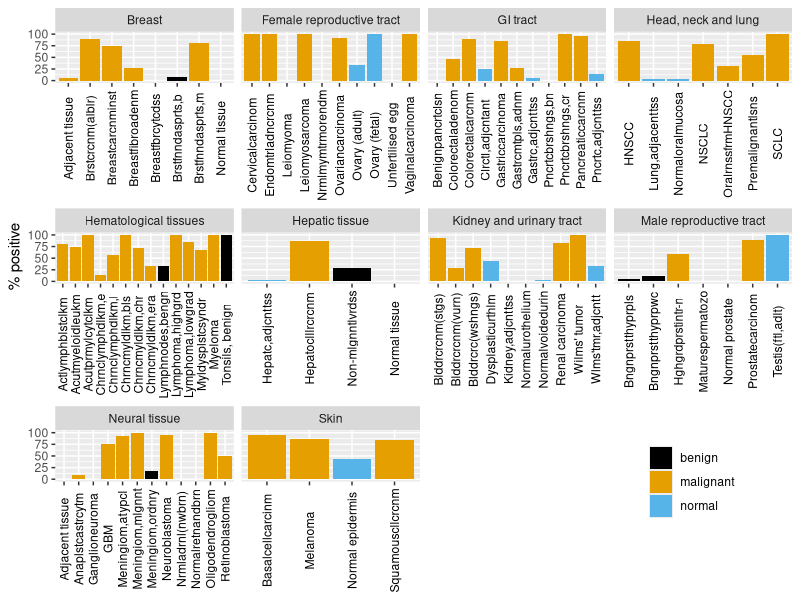
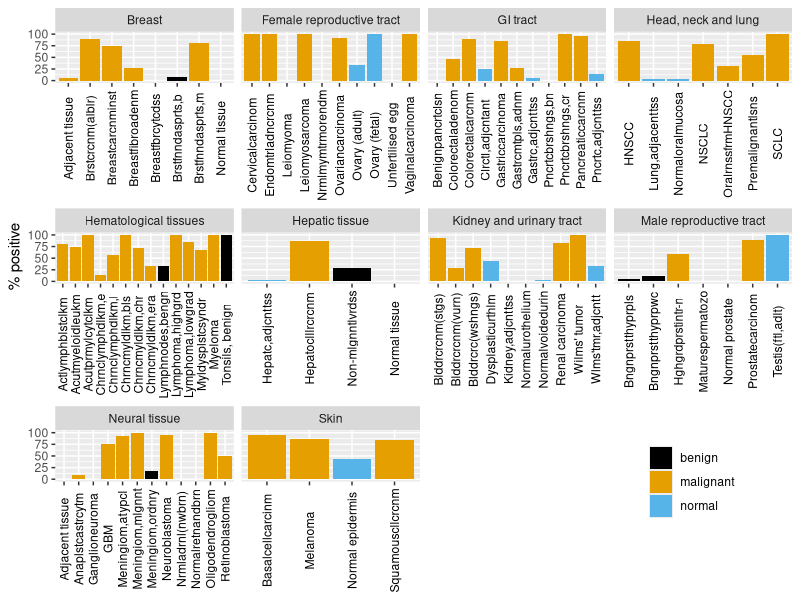

Reproduce these figures in R, in order.
shay<-list(data.frame(Tissue=rep("Head, neck and lung",7),
                      Pathology=c("Normal oral mucosa",
                                  "Oral rinses from HNSCC",
                                  "Premalignant lesions",
                                  "HNSCC",
                                  "NSCLC",
                                  "SCLC",
                                  "Lung, adjacent tissue"),
                      pos=c(1,14,25,112,98,15,3),
                      tested=c(39,44,46,130,125,15,68)),
           data.frame(Tissue=rep("GI tract",11),
                      Pathology=c("Gastric metaplasia, adenoma",
                                  "Gastric carcinoma",
                                  "Gastric, adjacent tissue",
                                  "Colorectal adenoma",
                                  "Colorectal carcinoma",
                                  "Colorectal, adjacent and normal tissue",
                                  "Benign pancreatic lesion",
                                  "Pancreatic carcinoma",
                                  "Pancreatic, adjacent tissue",
                                  "Pancreatic brushings, bening",
                                  "Pancreatic brushings, carcinoma"),
                      pos=c(4,72,4,20,123,58,0,41,5,0,8),
                      tested=c(15,85,86,44,138,231,11,43,36,4,8)),
           data.frame(Tissue=rep("Hepatic tissue",4),
                      Pathology=c("Normal tissue",
                                  "Non-malignant liver disease",
                                  "Hepatocellular carcinoma",
                                  "Hepatic, adjacent tissue"),
                      pos=c(0,43,149,1),
                      tested=c(15,148,173,50)),
           data.frame(Tissue=rep("Breast",8),
                      Pathology=c("Normal tissue",
                                  "Breast fibrocytic disease",
                                  "Breast fibroadenoma",
                                  "Breast carcinoma in situ",
                                  "Breast carcinoma (ductal and lobular)",
                                  "Adjacent tissue",
                                  "Breast fine needle aspirates, benign",
                                  "Breast fine needle aspirates, malignant"),
                      pos=c(0,0,11,9,300,4,4,26),
                      tested=c(15,34,40,12,339,85,47,32)),
           data.frame(Tissue=rep("Female reproductive tract",10),
                      Pathology=c("Ovary (fetal)",
                                  "Ovary (adult)",
                                  "Unfertilised egg",
                                  "Normal myometrium or endometrium",
                                  "Leiomyoma",
                                  "Leiomyosarcoma",
                                  "Endometrial adenocarcinoma",
                                  "Cervical carcinoma",
                                  "Vaginal carcinoma",
                                  "Ovarian carcinoma"),
                      pos=c(2,1,0,0,0,5,4,16,3,21),
                      tested=c(2,3,3,18,14,5,4,16,3,23)),
           data.frame(Tissue=rep("Male reproductive tract",7),
                      Pathology=c("Testis (fetal, adult)",
                                  "Mature spermatozoa",
                                  "Normal prostate",
                                  "Benign prostate hyperplasia",
                                  "Benign prostate hyperplasia with carcinoma",
                                  "High grade prostatic intra-epithelial neoplasia",
                                  "Prostate carcinoma"),
                      pos=c(3,0,0,1,4,3,52),
                      tested=c(3,3,43,20,35,5,58)),
           data.frame(Tissue=rep("Kidney and urinary tract",10),
                      Pathology=c("Normal urothelium",
                                  "Normal voided urine",
                                  "Dysplastic urothelium",
                                  "Bladder carcinoma (all stages)",
                                  "Bladder carcinoma (washings)",
                                  "Bladder carcinoma (voided urine)",
                                  "Renal carcinoma",
                                  "Kidney, adjacent tissue",
                                  "Wilms' tumor",
                                  "Wilms' tumor, adjacent tissue"),
                      pos=c(0,3,3,172,29,16,95,0,6,2),
                      tested=c(45,83,7,185,40,56,115,115,6,6)),
           data.frame(Tissue=rep("Neural tissue",12),
                      Pathology=c("Normal retina and brain",
                                  "Retinoblastoma",
                                  "GBM",
                                  "Oligodendroglioma",
                                  "Anaplastic astrocytoma",
                                  "Meningioma, ordinary",
                                  "Meningioma, atypical",
                                  "Meningioma, malignant",
                                  "Normal adrenal (newborn)",
                                  "Ganglioneuroma",
                                  "Neuroblastoma",
                                  "Adjacent tissue"),
                      pos=c(0,17,45,19,2,5,12,9,0,0,99,0),
                      tested=c(9,34,60,19,20,30,13,9,3,4,105,13)),
           data.frame(Tissue=rep("Skin",4),
                      Pathology=c("Normal epidermis",
                                  "Squamous cell carcinoma",
                                  "Basal cell carcinoma",
                                  "Melanoma"),
                      pos=c(4,15,73,6),
                      tested=c(9,18,77,7)),
           data.frame(Tissue=rep("Hematological tissues",14),
                      Pathology=c("Myeloma",
                                  "Lymphoma, low grade",
                                  "Lymphoma, high grade",
                                  "Lymph nodes, benign",
                                  "Tonsils, benign",
                                  "Myelodysplastic syndrome",
                                  "Chronic myeloid leukaemia, chronic",
                                  "Chronic myeloid leukaemia, early accelerated",
                                  "Chronic myeloid leukaemia, blast",
                                  "Chronic lymphoid leukaemia, early",
                                  "Chronic lymphoid leukaemia, late",
                                  "Acute promyelocytic leukaemia",
                                  "Acute lymphoblastic leukaemia",
                                  "Acute myeloid leukemia"),
                      pos=c(1,12,16,5,23,4,30,1,21,2,4,1,4,47),
                      tested=c(1,14,16,15,23,6,42,3,21,14,7,1,5,64))
)
shay <- do.call("rbind", shay)
shay$State <- "malignant"
norm <- unique(c(grep("[Nn]ormal", shay$Pathology),
       grep("adjacent", shay$Pathology),
       grep("Testis", shay$Pathology),
       grep("Ovary", shay$Pathology),
       grep("Unfertilised", shay$Pathology),
       grep("spermatozoa", shay$Pathology),
       grep("Dysplastic", shay$Pathology)))
shay$State[norm] <- "normal"
benign <- unique(c(grep("[Bb]enign", shay$Pathology),
                   grep("Non-malignant", shay$Pathology),
                   grep("fibrocytic", shay$Pathology),
                   grep("ordinary", shay$Pathology)))
shay$State[benign] <- "benign"

library(plyr)
shay <- mutate(shay, Percent=pos*100/tested)
summary(shay)
library(ggplot2)
library(ggthemes)
ggplot(shay) + 
  geom_bar(aes(y=Percent, x=Pathology, fill=State), stat="identity") + 
  ylab("% positive") +
  scale_fill_colorblind() +
  facet_wrap(~Tissue, scales="free_x") + 
  scale_x_discrete(labels=function(x) abbreviate(x, minlength=16)) +
  theme(axis.text.x=element_text(angle=90, vjust=0.5, color="black"),
        axis.title.x = element_blank(),
        legend.title=element_blank(),
        legend.position = c(1, 0), 
        legend.justification = c(1.5, 0.5))
ggsave("assets/img/Telomeraseactivityincancers.png",dpi=300)

library(plyr);library(dplyr)
library(boot)

viga <- function(x){
  b <- boot(x, function(u,i) mean(u[i]), R = 999)
  round(boot.ci(b, type = "perc")$percent[c(4,5)], digits=1)
}

ddply(shay,"State", summarise, Mean=round(mean(Percent),digits=2), 
      Lower=viga(Percent)[1],
      Upper=viga(Percent)[2])
library(magrittr)

